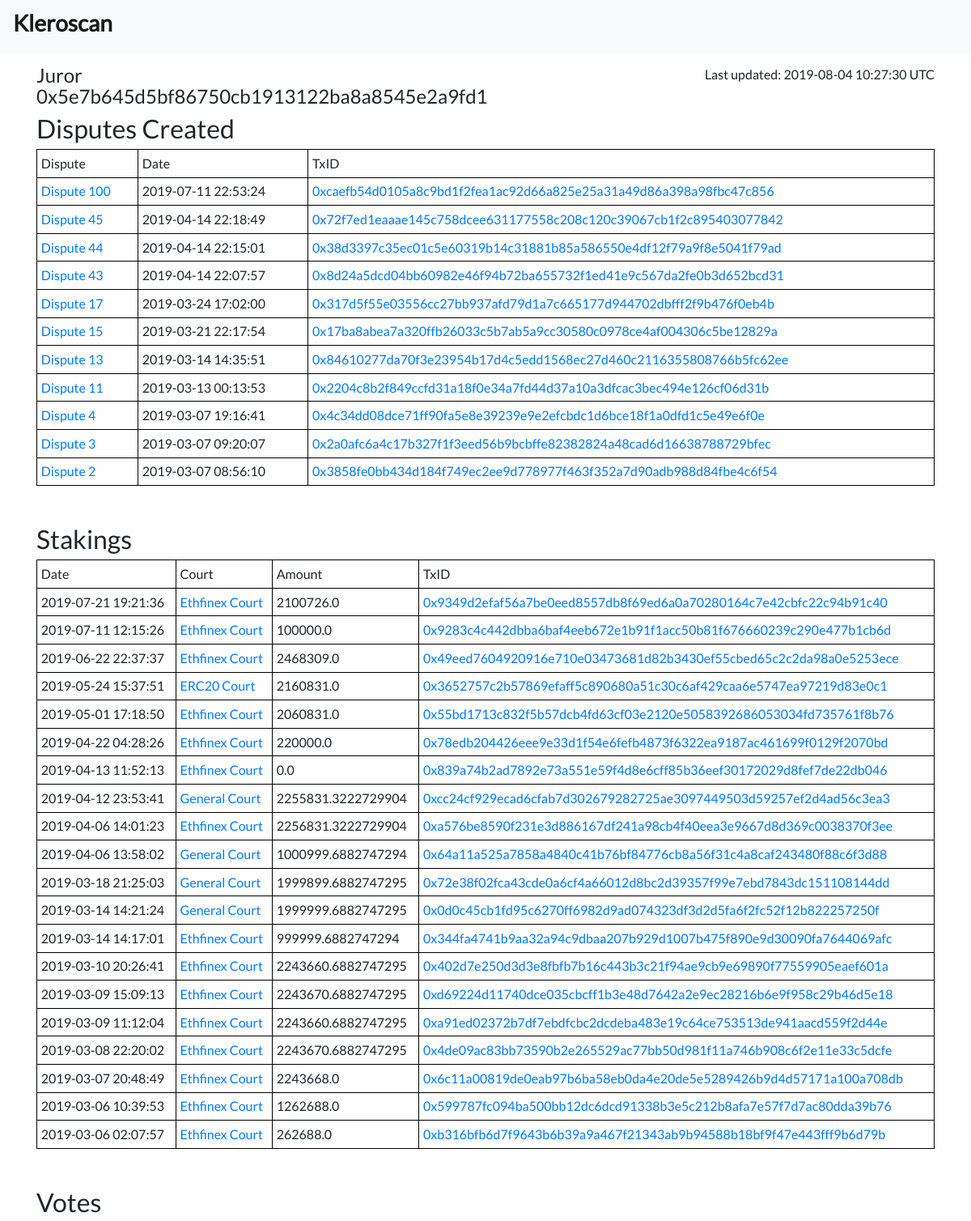
/juror/0x5e7B645d5Bf86750CB1913122ba8A8545e2A9FD1 (upper part), run on the app's committed database.
### lib/kleros.py (models this page shows, shortened)
class Config(db.Model):
    id = db.Column(db.Integer, primary_key=True)
    option = db.Column(db.String)
    value = db.Column(db.String)
    def get(self, db_key):
        query = self.query.filter(self.__class__.option == db_key).first()
        if query == None: return None
        return query.value

class Dispute(db.Model):
    id = db.Column(db.Integer, primary_key=True)
    number_of_choices = db.Column(db.Integer)
    subcourt_id = db.Column(db.Integer)
    status = db.Column(db.Integer)
    arbitrated_address = db.Column(db.String)
    current_ruling = db.Column(db.Integer)
    period = db.Column(db.Integer)
    last_period_change = db.Column(db.Integer)
    ruled = db.Column(db.Boolean)
    created_by = db.Column(db.String)
    created_tx = db.Column(db.String)
    created_date = db.Column(db.DateTime)

class JurorStake(db.Model):
    id = db.Column(db.Integer, primary_key=True)
    address = db.Column(db.String)
    court_id = db.Column(db.Integer, db.ForeignKey("court.id"), nullable=False)
    staking_date = db.Column(db.DateTime)
    staking_amount = db.Column(db.Float)
    txid = db.Column(db.String)

class Court(db.Model):
    id = db.Column(db.Integer, primary_key=True)
    name = db.Column(db.String)

### flaskr/monitor.py (the view)
@app.route('/juror/<string:address>', methods=['GET'])
def juror(address):
    address = address.lower()
    votes = (db.session.query(Vote, Round)
        .filter(func.lower(Vote.account) == address)
        .filter(Vote.round_id == Round.id)
        .order_by(Vote.round_id.desc())
        .all()
    )
    for v in votes:
        if v[0].vote == 0: v[0].color = '#F7DC6F'
        else:
            if v[0].is_winner(): v[0].color = '#27AE60'
            else: v[0].color = '#F5B7B1'
    stakes = (db.session.query(JurorStake, Court)
        .filter(func.lower(JurorStake.address) == address)
        .filter(Court.id == JurorStake.court_id)
        .order_by(JurorStake.staking_date.desc())
        .all())
    disputes = Dispute.query.filter(func.lower(Dispute.created_by) == address).order_by(Dispute.created_date.desc())
    return render_template('monitor/juror.html', address=address, votes=votes, stakes = stakes, disputes=disputes, last_updated=config.get('updated'))

### lib/kleros.py (called while the page is built)
    def majority_reached(self):
        votes_cast = Vote.query.filter(Vote.round_id == self.id).filter(Vote.vote == 1).count()
        return votes_cast * 2 >= self.draws_in_round

    def winning_choice(self):
        votes = Vote.query.filter(Vote.round_id == self.id).count()
        votes_query = db.session.execute(
            "select choice,count(*) as num_votes from vote \
            where round_id = :round_id and vote=1 \
            group by choice order by num_votes desc", {'round_id': self.id}).first()
        return(votes_query[0])

    def is_winner(self):
        round = Round.query.get(self.round_id)
        if not round.majority_reached(): return False
        return self.choice == round.winning_choice()

### flaskr/templates/monitor/juror.html (shortened to what this page needs)
{% extends 'base.html' %}
{% block header %}
  <div class="row">
    <div class="col">
      <h4>{% block title %}Juror {{ address }}{% endblock %}</h4>
    </div>
    <div class="col">
      <div align=right>Last updated: <span class="datetime-string">{{last_updated}}</span> UTC</div>
    </div>
  </div>
{% endblock %}
{% block content %}
<h2>Disputes Created</h2>
<div class="mb-5">
  <table class="table table-bordered responsive table-sm">
    <tr><td>Dispute</td><td>Date</td><td>TxID</td></tr>
    {% for d in disputes: %}
    <tr>
      <td><a href={{ url_for('dispute', id= d.id) }}>Dispute {{d.id}}</a></td>
      <td>{{ d.created_date }}</td>
      <td><a href="https://etherscan.io/tx/{{ d.created_tx }}">{{d.created_tx}}</a></td>
    </tr>
    {% endfor %}
  </table>
</div>
<h2>Stakings</h2>
<div class="mb-5">
  <table class="table table-bordered responsive table-sm">
    <tr><td>Date</td><td>Court</td><td>Amount</td><td>TxID</td></tr>
    {% for s in stakes: %}
      <tr>
        <td>{{s[0].staking_date}}</td>
        <td><a href="{{ url_for('court', id=s[1].id )}}">{{s[1].name}}</a></td>
        <td>{{s[0].staking_amount}}</td>
        <td><a href="https://etherscan.io/tx/{{s[0].txid}}">{{s[0].txid}}</a></td>
      </tr>
    {% endfor %}
  </table>
</div>
<h2>Votes</h2>
{% endblock %}

### flaskr/static/css/main.css (style rules this page uses)
body, html { font-family: 'Lato-Regular', sans-serif; }
.table-bordered td, .table-bordered th { border: 1.5px solid black; }

### data on the page
Config: value "2019-08-04 10:27:30"
Dispute: id "100", created_date "2019-07-11 22:53:24", created_tx "0xcaefb54d0105a8c9bd1f2fea1ac92d66a825e25a31a49d86a398a98fbc47c856"
Dispute: id "45", created_date "2019-04-14 22:18:49", created_tx "0x72f7ed1eaaae145c758dcee631177558c208c120c39067cb1f2c895403077842"
Dispute: id "44", created_date "2019-04-14 22:15:01", created_tx "0x38d3397c35ec01c5e60319b14c31881b85a586550e4df12f79a9f8e5041f79ad"
Dispute: id "43", created_date "2019-04-14 22:07:57", created_tx "0x8d24a5dcd04bb60982e46f94b72ba655732f1ed41e9c567da2fe0b3d652bcd31"
Dispute: id "17", created_date "2019-03-24 17:02:00", created_tx "0x317d5f55e03556cc27bb937afd79d1a7c665177d944702dbfff2f9b476f0eb4b"
Dispute: id "15", created_date "2019-03-21 22:17:54", created_tx "0x17ba8abea7a320ffb26033c5b7ab5a9cc30580c0978ce4af004306c5be12829a"
Dispute: id "13", created_date "2019-03-14 14:35:51", created_tx "0x84610277da70f3e23954b17d4c5edd1568ec27d460c2116355808766b5fc62ee"
Dispute: id "11", created_date "2019-03-13 00:13:53", created_tx "0x2204c8b2f849ccfd31a18f0e34a7fd44d37a10a3dfcac3bec494e126cf06d31b"
Dispute: id "4", created_date "2019-03-07 19:16:41", created_tx "0x4c34dd08dce71ff90fa5e8e39239e9e2efcbdc1d6bce18f1a0dfd1c5e49e6f0e"
Dispute: id "3", created_date "2019-03-07 09:20:07", created_tx "0x2a0afc6a4c17b327f1f3eed56b9bcbffe82382824a48cad6d16638788729bfec"
Dispute: id "2", created_date "2019-03-07 08:56:10", created_tx "0x3858fe0bb434d184f749ec2ee9d778977f463f352a7d90adb988d84fbe4c6f54"
JurorStake: staking_date "2019-07-21 19:21:36", name "Ethfinex Court", staking_amount "2100726.0", txid "0x9349d2efaf56a7be0eed8557db8f69ed6a0a70280164c7e42cbfc22c94b91c40"
JurorStake: staking_date "2019-07-11 12:15:26", name "Ethfinex Court", staking_amount "100000.0", txid "0x9283c4c442dbba6baf4eeb672e1b91f1acc50b81f676660239c290e477b1cb6d"
JurorStake: staking_date "2019-06-22 22:37:37", name "Ethfinex Court", staking_amount "2468309.0", txid "0x49eed7604920916e710e03473681d82b3430ef55cbed65c2c2da98a0e5253ece"
JurorStake: staking_date "2019-05-24 15:37:51", name "ERC20 Court", staking_amount "2160831.0", txid "0x3652757c2b57869efaff5c890680a51c30c6af429caa6e5747ea97219d83e0c1"
JurorStake: staking_date "2019-05-01 17:18:50", name "Ethfinex Court", staking_amount "2060831.0", txid "0x55bd1713c832f5b57dcb4fd63cf03e2120e5058392686053034fd735761f8b76"
JurorStake: staking_date "2019-04-22 04:28:26", name "Ethfinex Court", staking_amount "220000.0", txid "0x78edb204426eee9e33d1f54e6fefb4873f6322ea9187ac461699f0129f2070bd"
JurorStake: staking_date "2019-04-13 11:52:13", name "Ethfinex Court", staking_amount "0.0", txid "0x839a74b2ad7892e73a551e59f4d8e6cff85b36eef30172029d8fef7de22db046"
JurorStake: staking_date "2019-04-12 23:53:41", name "General Court", staking_amount "2255831.3222729904", txid "0xcc24cf929ecad6cfab7d302679282725ae3097449503d59257ef2d4ad56c3ea3"
JurorStake: staking_date "2019-04-06 14:01:23", name "Ethfinex Court", staking_amount "2256831.3222729904", txid "0xa576be8590f231e3d886167df241a98cb4f40eea3e9667d8d369c0038370f3ee"
JurorStake: staking_date "2019-04-06 13:58:02", name "General Court", staking_amount "1000999.6882747294", txid "0x64a11a525a7858a4840c41b76bf84776cb8a56f31c4a8caf243480f88c6f3d88"
JurorStake: staking_date "2019-03-18 21:25:03", name "General Court", staking_amount "1999899.6882747295", txid "0x72e38f02fca43cde0a6cf4a66012d8bc2d39357f99e7ebd7843dc151108144dd"
JurorStake: staking_date "2019-03-14 14:21:24", name "General Court", staking_amount "1999999.6882747295", txid "0x0d0c45cb1fd95c6270ff6982d9ad074323df3d2d5fa6f2fc52f12b822257250f"
JurorStake: staking_date "2019-03-14 14:17:01", name "Ethfinex Court", staking_amount "999999.6882747294", txid "0x344fa4741b9aa32a94c9dbaa207b929d1007b475f890e9d30090fa7644069afc"
JurorStake: staking_date "2019-03-10 20:26:41", name "Ethfinex Court", staking_amount "2243660.6882747295", txid "0x402d7e250d3d3e8fbfb7b16c443b3c21f94ae9cb9e69890f77559905eaef601a"
JurorStake: staking_date "2019-03-09 15:09:13", name "Ethfinex Court", staking_amount "2243670.6882747295", txid "0xd69224d11740dce035cbcff1b3e48d7642a2e9ec28216b6e9f958c29b46d5e18"
JurorStake: staking_date "2019-03-09 11:12:04", name "Ethfinex Court", staking_amount "2243660.6882747295", txid "0xa91ed02372b7df7ebdfcbc2dcdeba483e19c64ce753513de941aacd559f2d44e"
JurorStake: staking_date "2019-03-08 22:20:02", name "Ethfinex Court", staking_amount "2243670.6882747295", txid "0x4de09ac83bb73590b2e265529ac77bb50d981f11a746b908c6f2e11e33c5dcfe"
JurorStake: staking_date "2019-03-07 20:48:49", name "Ethfinex Court", staking_amount "2243668.0", txid "0x6c11a00819de0eab97b6ba58eb0da4e20de5e5289426b9d4d57171a100a708db"
JurorStake: staking_date "2019-03-06 10:39:53", name "Ethfinex Court", staking_amount "1262688.0", txid "0x599787fc094ba500bb12dc6dcd91338b3e5c212b8afa7e57f7d7ac80dda39b76"
JurorStake: staking_date "2019-03-06 02:07:57", name "Ethfinex Court", staking_amount "262688.0", txid "0xb316bfb6d7f9643b6b39a9a467f21343ab9b94588b18bf9f47e443fff9b6d79b"

### other printed values
{{ address }} "0x5e7b645d5bf86750cb1913122ba8a8545e2a9fd1"
